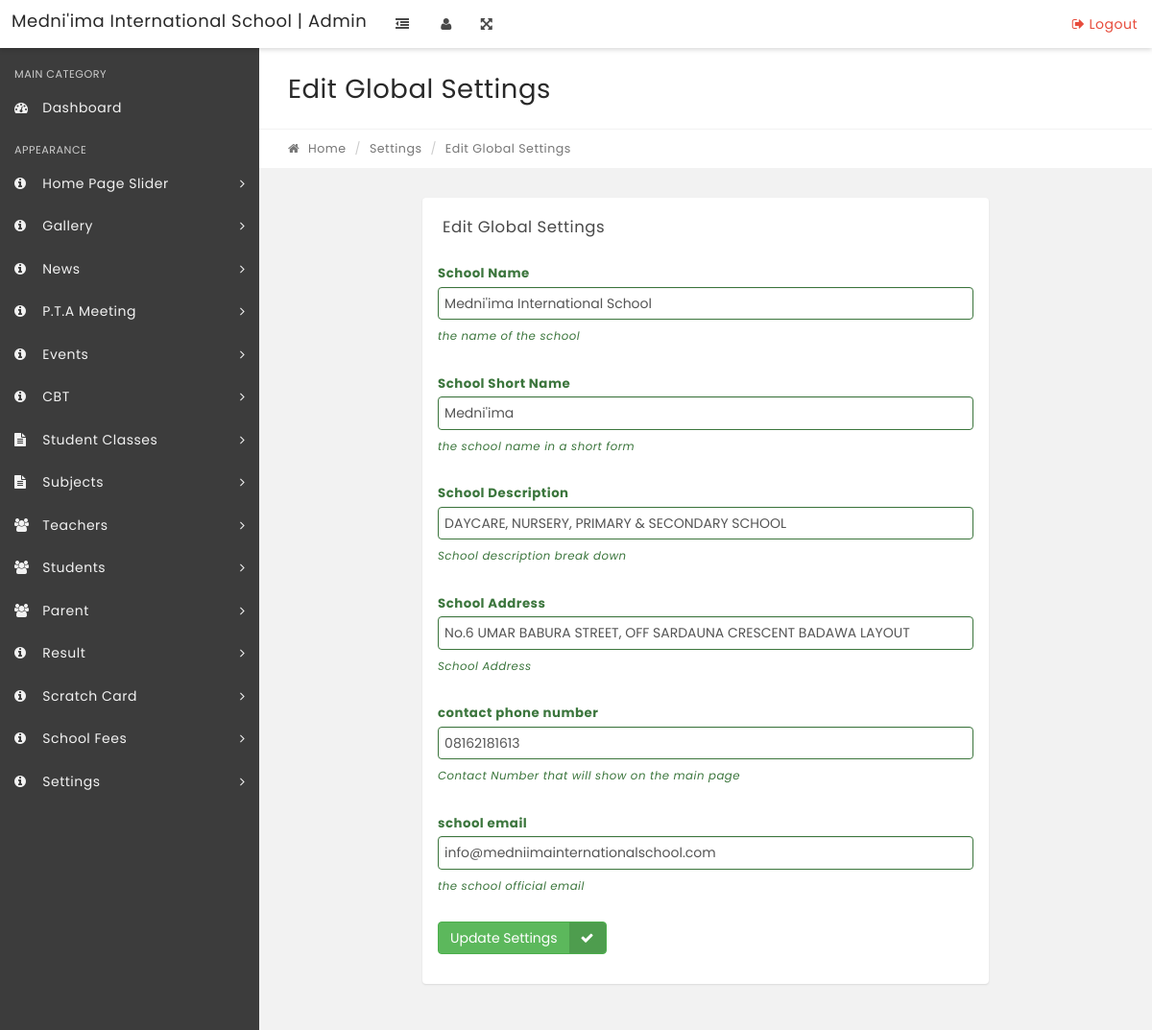
Screenshot of /admin/global-settings.php with the database file from the repository.
### tables this page shows
CREATE TABLE IF NOT EXISTS `configuration` (
  `id` int(11) NOT NULL,
  `name` varchar(200) NOT NULL,
  `configuration_key` varchar(200) NOT NULL,
  `configuration_value` text NOT NULL,
  `desc` text NOT NULL,
  `group_id` int(11) NOT NULL,
  `sort_by` int(11) NOT NULL
);

### controller/header.php (called while the page is built, shortened)
<?php
require_once __DIR__ . '/config.php';
if(($db=="" || $db->connect_error))
{
    header("Location: /installation/");
}
else{
include __DIR__ . '/func.php';
$iSMartFUN = new Ismart_Controller($db);
}
?>

### controller/func.php (called while the page is built, shortened)
<?php
class Ismart_Controller {
	var $db;
	function __construct($db){
		$this->db = $db;
            	}
public function getTRows($table,$conditions = array()){
		$sql = 'SELECT ';
		$sql .= array_key_exists("select",$conditions)?$conditions['select']:'*';
		$sql .= ' FROM '.$table;
		if(array_key_exists("where",$conditions)){
			$sql .= ' WHERE ';
			$i = 0;
			foreach($conditions['where'] as $key => $value){
				$pre = ($i > 0)?' AND ':'';
				$sql .= $pre.$key." = '".$value."'";
				$i++;
			}
		}
		if(array_key_exists("order_by",$conditions)){
			$sql .= ' ORDER BY '.$conditions['order_by'];
		}
		$result = $this->db->query($sql);
		if(array_key_exists("return_type",$conditions) && $conditions['return_type'] != 'all'){
			switch($conditions['return_type']){
				case 'count':
					$data = $result->num_rows;
					break;
				case 'single':
					$data = $result->fetch_object();
					break;
				default:
					$data = '';
			}
		}else{
			if($result->num_rows > 0){
				while($row = $result->fetch_object()){
					$data[] = $row;
				}
			}
		}
		return !empty($data)?$data:false;
	}
}
?>

### admin/global-settings.php (the view, shortened to what this page needs)
<?php
include('../controller/header.php');
if(strlen($_SESSION['alogin'])=="")
    {
     $login_url=''.SITE_URL.'login';
    header("Location: $login_url");
    }
    else{
$tableName ="configuration";
$condition_list['where'] = array('group_id' => 1);
$condition_list['order_by'] = "sort_by ASC";
$get_settings_List = $iSMartFUN->getTRows($tableName,$condition_list);
if(!$get_settings_List){
echo "No Setting Found";
}else{
?>
<!DOCTYPE html>
<html lang="en">
    <head>
    </head>
    <body class="top-navbar-fixed">
        <div class="main-wrapper">
            <?php include('includes/topbar.php');?>
            <div class="content-wrapper">
                <div class="content-container">
<?php include('includes/leftbar.php');?>
                    <div class="main-page">
                        <div class="container-fluid">
                            <div class="row page-title-div">
                                <div class="col-md-6">
                                    <h2 class="title">Edit Global Settings</h2>
                                </div>
                            </div>
                            <div class="row breadcrumb-div">
                                <div class="col-md-6">
                                    <ul class="breadcrumb">
            							<li><a href="index.php"><i class="fa fa-home"></i> Home</a></li>
            							<li>Settings</li>
            							<li class="active">Edit Global Settings</li>
            						</ul>
                                </div>
                            </div>
                        </div>
                        <section class="section">
                            <div class="container-fluid">
                                <div class="row">
                                    <div class="col-md-8 col-md-offset-2">
                                        <div class="panel">
                                            <div class="panel-heading">
                                                <div class="panel-title">
                                                    <h5>Edit Global Settings</h5>
                                                </div>
                                            </div>
                                            <div class="panel-body">
                                                <form method="post">
                                                   <?
													   foreach($get_settings_List as $get_Setting_List_details){
													   ?>
                                                   <div class="row">
                                                    <div class="col-xs-12 form-group has-success">
                                                        <label for="success" class="control-label"><?php echo $get_Setting_List_details->name;?></label>
<input type="text" name="configuration_value[]" value="<?php echo $get_Setting_List_details->configuration_value;?>" class="form-control" placeholder="<?php echo $get_Setting_List_details->desc;?>" required>
<span class="help-block"><?php echo $get_Setting_List_details->desc;?></span>
</div>
                                                    </div>
                                                    <? }?>
  <div class="form-group has-success">
<button type="submit" name="submit" class="btn btn-success btn-labeled">Update Settings<span class="btn-label btn-label-right"><i class="fa fa-check"></i></span></button>
</div>
                                                </form>
                                            </div>
                                        </div>
                                    </div>
                                </div>
                            </div>
                        </section>
                    </div>
                </div>
            </div>
        </div>
    </body>
</html>
<?php  }} ?>

### css/editor.css (style rules this page uses)
select, textarea, input[type="text"], input[type="password"], input[type="datetime"], input[type="datetime-local"], input[type="date"], input[type="month"], input[type="time"], input[type="week"], input[type="number"], input[type="email"], input[type="url"], input[type="search"], input[type="tel"], input[type="color"], .uneditable-input { height:auto; margin-bottom:10px; }

### rows the page displays
configuration: name "School Name", configuration_value "Medni'ima International School", desc "the name of the school"
configuration: name "School Short Name", configuration_value "Medni'ima", desc "the school name in a short form"
configuration: name "School Description", configuration_value "DAYCARE, NURSERY, PRIMARY & SECONDARY SCHOOL", desc "School description break down"
configuration: name "School Address", configuration_value "No.6 UMAR BABURA STREET, OFF SARDAUNA CRESCENT BADAWA LAYOUT", desc "School Address"
configuration: name "contact phone number", configuration_value "08162181613", desc "Contact Number that will show on the main page"
configuration: name "school email", configuration_value "info@medniimainternationalschool.com", desc "the school official email"

### other values shown
SCHOOL_NAME "Medni'ima International School"
